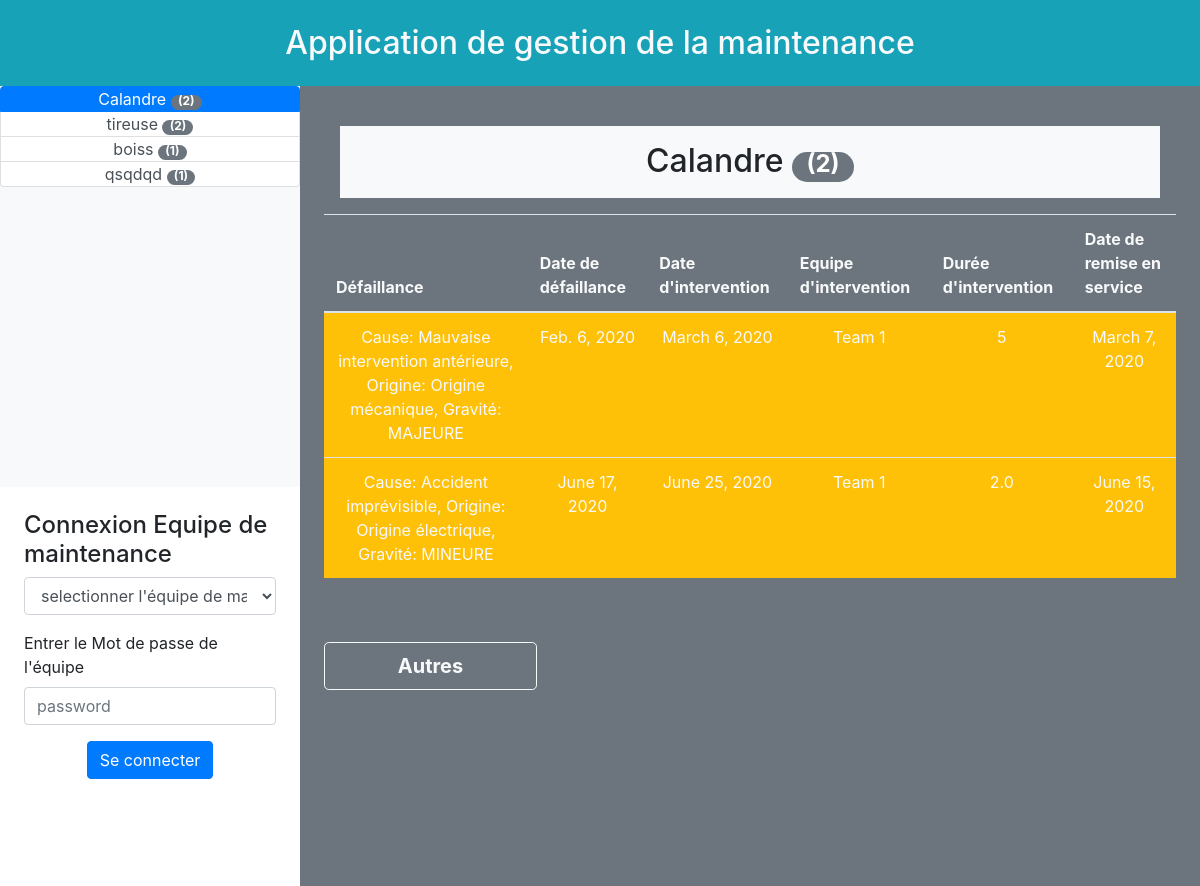
The page / on the database its author committed.
### machineBoard/models.py (models this page shows, shortened)
class Machine(models.Model):
    machineName = models.CharField(max_length=64)
    infoInterventionAll = models.ManyToManyField(
        InfoIntervention, related_name="machine")

class InfoIntervention(models.Model):
    defaillanceList = models.ForeignKey(
        Defaillance, on_delete=models.SET_NULL, null=True)
    dateDefaillance = models.DateField()
    dateIntervention = models.DateField()
    maintainerTeam = models.ForeignKey(
        MaintainerTeam, on_delete=models.SET_NULL, null=True)
    durationIntervention = models.FloatField()
    dateServiceOn = models.DateField()

class Defaillance(models.Model):
    CAUSE_CHOICE = (
        ('1', 'Accident imprévisible'),
        ('2', 'Cause intrinsèque detectable'),
        ('3', 'Cause intrinsèque non detectable'),
        ('4', 'Défaut d\'entretien'),
        ('5', 'Mauvaise intervention antérieure'),
        ('6', 'Mauvaise conduite'),
        ('7', 'Consignes non respectées'),
        ('8', 'Autres'),
    )
    ORIGINE_CHOICE = (
        ('1', 'Origine mécanique'),
        ('2', 'Origine électrique'),
        ('3', 'Origine électronique'),
        ('4', 'Origine hydraulique'),
    )
    GRAVITE_CHOICE = (
        ('1', 'CRITIQUE'),
        ('2', 'MAJEURE'),
        ('3', 'MINEURE'),
    )
    cause = models.CharField(max_length=64, null=True,
                             blank=True, choices=CAUSE_CHOICE)
    origine = models.CharField(
        max_length=32, null=True, blank=True, choices=ORIGINE_CHOICE)
    gravite = models.CharField(
        max_length=32, null=True, blank=True, choices=GRAVITE_CHOICE)
    def __str__(self):
        return f'Cause: {self.get_cause_display()}, \n Origine: {self.get_origine_display()}, \n Gravité: {self.get_gravite_display()}'

class MaintainerTeam(models.Model):
    nameTeam = models.CharField(max_length=64)
    passwordTeam = models.CharField(max_length=32)
    def __str__(self):
        return f'{self.nameTeam}'

### machineBoard/views.py (the view)
# urls.py: path('', views.index, name='index'),
def index(request):
    context = {
        'machineAll': Machine.objects.all(),
        'teamList': MaintainerTeam.objects.all()
    }
    return render(request, "index.html", context)

### machineBoard/templates/index.html (shortened to what this page needs)
{% load static %}
<!DOCTYPE html>
<html>
  <head>
    <link
      rel="stylesheet"
      href="{% static 'style/bootstrap-4.3.1-dist/css/bootstrap.css' %}"
    />
    <link rel="stylesheet" href="{% static 'style/index.css' %}" />
  </head>
  <body>
    <div class="w-100 bg-info text-light text-center h2 m-0 p-4">
      Application de gestion de la maintenance
    </div>
    <div class="w-100 h-100 d-flex flex-row">
      <div class="col-3 d-flex flex-column h-100 rounded p-0">
        <div class="h-50 bg-light border-bottom border-light" id="machine_list">
          <div class="list-group text-center text-wrap h-100" role="tablist">
            {% for machine in machineAll %}
            <a
              class="p-0 list-group-item list-group-item-action"
              data-toggle="list"
              href="#machine{{machine.id}}"
              role="tab"
              >{{machine.machineName}}
              <span class="badge badge-pill badge-secondary pt-0">
                ({{machine.infoInterventionAll.all|length}})
              </span>
            </a>
            {% empty %}
            <i class="pt-3 text-danger font-weight-bold"
              >There's no machines register !</i
            >
            {% endfor %}
          </div>
        </div>
        <div class="h-50 p-2 connexion_maintenance border-top border-light">
          <form action="{% url 'maintenance' %}" method="POST" class="m-3">
            <h4>Connexion Equipe de maintenance</h4>
            {% if teamList %}
            <div>
              <select
                name="teamName"
                id="teamName"
                class="form-control mt-2"
                required
              >
                <option value="" selected disabled>
                  selectionner l'équipe de maintenance
                </option>
              </select>
            </div>
            <div class="form-group mt-3">
              <label for="passwordTeam">
                Entrer le Mot de passe de l'équipe
              </label>
              <input
                type="password"
                placeholder="password"
                required
                id="passwordTeam"
                class="form-control"
                name="password"
              />
            </div>
            <div class="text-center">
              <input
                type="submit"
                value="Se connecter"
                class="btn btn-primary"
              />
            </div>
            {% else %}
            <p class="p-3 text-danger text-center">
              Pas d'équipe de maintenance enregistrée
            </p>
            {% endif %}
          </form>
        </div>
      </div>
      <div
        class="col-9 p-4 bg-secondary position-relative"
        id="machine_dashboard"
      >
        <div class="tab-content">
          {% for machine in machineAll %}
          <div class="tab-pane fade" id="machine{{machine.id}}" role="tabpanel">
            <div class="m-3 bg-light">
              <p class="h2 text-center p-3">
                {{machine.machineName}}
                <span class="badge badge-pill badge-secondary pt-0"
                  >({{machine.infoInterventionAll.all|length}})</span
                >
              </p>
            </div>
            <div class="infosToSwitch table-responsive">
              <table class="table table-hover text-light">
                <thead>
                  <tr>
                    <th>Défaillance</th>
                    <th>Date de défaillance</th>
                    <th>Date d'intervention</th>
                    <th>Equipe d'intervention</th>
                    <th>Durée d'intervention</th>
                    <th>Date de remise en service</th>
                  </tr>
                </thead>
                <tbody>
                  {% for infoIntervention in machine.infoInterventionAll.all %}
                  <tr
                    class="bg-warning text-center"
                    data-gravite="{{infoIntervention.defaillanceList.gravite}}"
                    data-date-service-on="{{infoIntervention.dateServiceOn}}"
                    data-date-intervention="{{infoIntervention.dateIntervention}}"
                    data-duration-intervention="{{infoIntervention.durationIntervention|floatformat}}"
                    data-date-defaillance="{{infoIntervention.dateDefaillance}}"
                    data-machine-id="{{machine.id}}"
                  >
                    <td>
                      {{infoIntervention.defaillanceList}}
                    </td>
                    <td>{{infoIntervention.dateDefaillance}}</td>
                    <td>{{infoIntervention.dateIntervention}}</td>
                    <td>{{infoIntervention.maintainerTeam}}</td>
                    <td>
                      {{infoIntervention.durationIntervention|floatformat}}
                    </td>
                    <td>{{infoIntervention.dateServiceOn}}</td>
                  </tr>
                  {% endfor %}
                </tbody>
              </table>
            </div>
            <button
              class="mt-5 btn btn-lg btn-outline-light col-3 font-weight-bolder switchBtn"
            >
              Autres
            </button>
          </div>
          {% endfor %}
        </div>
      </div>
    </div>
  </body>
</html>

### machineBoard/static/style/index.css (style rules this page uses)
* { margin: 0px; }
body { height: 100vh; }
#machine_list > div { overflow-y: scroll; }

### rows shown on the page
Machine: machineName "Calandre", infoInterventionAll.all|length "2"
Machine: machineName "tireuse", infoInterventionAll.all|length "2"
Machine: machineName "boiss", infoInterventionAll.all|length "1"
Machine: machineName "qsqdqd", infoInterventionAll.all|length "1"
InfoIntervention: defaillanceList "Cause: Mauvaise intervention antérieure, Origine: Origine mécanique, Gravité: MAJEURE", dateDefaillance "Feb. 6, 2020", dateIntervention "March 6, 2020", maintainerTeam "Team 1", durationIntervention "5", dateServiceOn "March 7, 2020"
InfoIntervention: defaillanceList "Cause: Accident imprévisible, Origine: Origine électrique, Gravité: MINEURE", dateDefaillance "June 17, 2020", dateIntervention "June 25, 2020", maintainerTeam "Team 1", durationIntervention "2.0", dateServiceOn "June 15, 2020"
